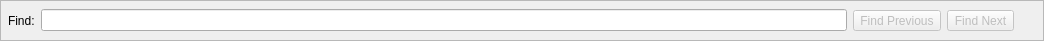
<?xml version="1.0" encoding="UTF-8"?>
<ui version="4.0">
 <class>FindWeb</class>
 <widget class="QFrame" name="FindWeb">
  <property name="geometry">
   <rect>
    <x>0</x>
    <y>0</y>
    <width>1044</width>
    <height>41</height>
   </rect>
  </property>
  <property name="sizePolicy">
   <sizepolicy hsizetype="Preferred" vsizetype="Fixed">
    <horstretch>0</horstretch>
    <verstretch>0</verstretch>
   </sizepolicy>
  </property>
  <property name="windowTitle">
   <string>Frame</string>
  </property>
  <property name="frameShape">
   <enum>QFrame::StyledPanel</enum>
  </property>
  <property name="frameShadow">
   <enum>QFrame::Raised</enum>
  </property>
  <layout class="QHBoxLayout" name="horizontalLayout_2">
   <property name="leftMargin">
    <number>1</number>
   </property>
   <property name="topMargin">
    <number>1</number>
   </property>
   <property name="rightMargin">
    <number>1</number>
   </property>
   <property name="bottomMargin">
    <number>1</number>
   </property>
   <item>
    <layout class="QHBoxLayout" name="horizontalLayout">
     <property name="leftMargin">
      <number>6</number>
     </property>
     <property name="topMargin">
      <number>6</number>
     </property>
     <property name="rightMargin">
      <number>6</number>
     </property>
     <property name="bottomMargin">
      <number>6</number>
     </property>
     <item>
      <widget class="QLabel" name="label">
       <property name="text">
        <string>Find:</string>
       </property>
      </widget>
     </item>
     <item>
      <widget class="QLineEdit" name="findEdit">
       <property name="sizePolicy">
        <sizepolicy hsizetype="Expanding" vsizetype="Fixed">
         <horstretch>0</horstretch>
         <verstretch>0</verstretch>
        </sizepolicy>
       </property>
      </widget>
     </item>
     <item>
      <widget class="QToolButton" name="findPrevBtn">
       <property name="enabled">
        <bool>false</bool>
       </property>
       <property name="sizePolicy">
        <sizepolicy hsizetype="Preferred" vsizetype="Fixed">
         <horstretch>0</horstretch>
         <verstretch>0</verstretch>
        </sizepolicy>
       </property>
       <property name="focusPolicy">
        <enum>Qt::NoFocus</enum>
       </property>
       <property name="toolTip">
        <string>Find Previous &lt;small&gt;Shift+F3&lt;/small&gt;</string>
       </property>
       <property name="text">
        <string>Find Previous</string>
       </property>
      </widget>
     </item>
     <item>
      <widget class="QToolButton" name="findNextBtn">
       <property name="enabled">
        <bool>false</bool>
       </property>
       <property name="sizePolicy">
        <sizepolicy hsizetype="Preferred" vsizetype="Fixed">
         <horstretch>0</horstretch>
         <verstretch>0</verstretch>
        </sizepolicy>
       </property>
       <property name="focusPolicy">
        <enum>Qt::NoFocus</enum>
       </property>
       <property name="toolTip">
        <string>Find Next &lt;small&gt;F3&lt;/small&gt;</string>
       </property>
       <property name="text">
        <string>Find Next</string>
       </property>
      </widget>
     </item>
    </layout>
   </item>
   <item>
    <layout class="QVBoxLayout" name="verticalLayout">
     <item>
      <widget class="MdEditor::CloseButton" name="close" native="true">
       <property name="minimumSize">
        <size>
         <width>16</width>
         <height>16</height>
        </size>
       </property>
       <property name="maximumSize">
        <size>
         <width>16</width>
         <height>16</height>
        </size>
       </property>
      </widget>
     </item>
     <item>
      <spacer name="verticalSpacer">
       <property name="orientation">
        <enum>Qt::Vertical</enum>
       </property>
       <property name="sizeType">
        <enum>QSizePolicy::Expanding</enum>
       </property>
       <property name="sizeHint" stdset="0">
        <size>
         <width>0</width>
         <height>0</height>
        </size>
       </property>
      </spacer>
     </item>
    </layout>
   </item>
  </layout>
 </widget>
 <customwidgets>
  <customwidget>
   <class>MdEditor::CloseButton</class>
   <extends>QWidget</extends>
   <header>closebutton.hpp</header>
   <container>1</container>
  </customwidget>
 </customwidgets>
 <tabstops>
  <tabstop>findEdit</tabstop>
  <tabstop>findPrevBtn</tabstop>
  <tabstop>findNextBtn</tabstop>
 </tabstops>
 <resources/>
 <connections/>
</ui>
